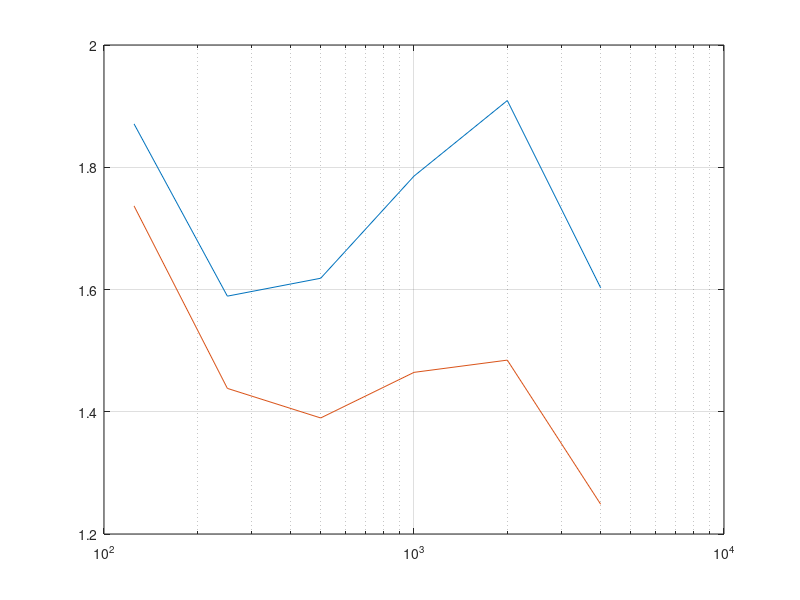

The MATLAB script that drew this image: (Note: this script raises an error after producing the figure.)
clc
close all
clear

%% reverb time and absorption of audience and seats
% All tables are for the octave bands from 125 Hz to 4 kHz
f_oct = [125 250 500 1000 2000 4000];
c = 340;                                            % speed of sound

% things you should adjust
V = 18000;                                          % Volume of concert hall
S_peraudiencemember = 0.5*0.55;                     % area per seat
S_absorber = 200;                                   % area of normal absorbers
S_absorber_low = 600;                               % area of low frequency absorbers
% end

S_audience = 2300 * S_peraudiencemember;            % area of whole audience

abs_occ = [0.62 0.72 0.8 0.83 0.84 0.85];           % absorption coeff seated
abs_empty = [0.54 0.62 0.68 0.7 0.68 0.66];         % absorption coeff empty
att_coeff = [0 0 0.001 0.002 0.004 0.0086];           % attanuation coeff


abs_absorber = [0.7	0.95 0.95 0.95 0.9 0.9];       % absorption coeff of absorber (example)
abs_absorber_low = [0.75 0.65 0.5 0.2 0.1 0.1];     % absorption coeff of low freq absorber

A_absorber = - S_absorber * log(1-abs_absorber);    % eq. absorption area of absorbers
A_absorber_low = - S_absorber_low * log(1-abs_absorber_low);
A_occ = - S_audience*log(1-abs_occ);                % eq. absorption area of audience
A_empty = - S_audience*log(1-abs_empty);            % eq. absorption area of seats

% reverb time when seated and empty
T_60_calc_occ = 24*log(10)*V./(c*(4*att_coeff*V + A_occ + A_absorber + A_absorber_low));
T_60_calc_empty = 24*log(10)*V./(c*(4*att_coeff*V + A_empty + A_absorber + A_absorber_low));

%% clarity
r = 1:0.1:50;       % distance

E_direct = zeros(1,length(r));
E_direct(:) = 100./r.^2;

E_early_empty = zeros(length(T_60_calc_empty), length(r));
E_late_empty = zeros(length(T_60_calc_empty), length(r));
C_80_empty = zeros(length(T_60_calc_empty), length(r));     % clarity when emtpy

E_early_occ = zeros(length(T_60_calc_occ), length(r));
E_late_occ = zeros(length(T_60_calc_occ), length(r));
C_80_occ = zeros(length(T_60_calc_occ), length(r));         % clarity when fully seated

for i = 1:length(T_60_calc_empty)

    E_early_empty(i,:) = (31200*T_60_calc_empty(i)/V)*exp(-0.04.*r./T_60_calc_empty(i))*(1-exp(-1.11/T_60_calc_empty(i)));
    E_late_empty(i,:) = (31200*T_60_calc_empty(i)/V)*exp(-0.04.*r./T_60_calc_empty(i))*exp(-1.11/T_60_calc_empty(i));
    C_80_empty(i,:) = 10*log10((E_direct+E_early_empty(i,:))./E_late_empty(i,:));

    E_early_occ(i,:) = (31200*T_60_calc_occ(i)/V)*exp(-0.04.*r./T_60_calc_occ(i))*(1-exp(-1.11/T_60_calc_occ(i)));
    E_late_occ(i,:) = (31200*T_60_calc_occ(i)/V)*exp(-0.04.*r./T_60_calc_occ(i))*exp(-1.11/T_60_calc_occ(i));
    C_80_occ(i,:) = 10*log10((E_direct+E_early_empty(i,:))./E_late_empty(i,:));
end

%% strength

A = 0.163*V./T_60_calc_occ;             % equivilant absorption area
Q = 1;                                  % directivity
delta = 6.91./T_60_calc_empty;          % decay
ref = Q/(4*pi*10^2);                    % reference
dir = Q./(4*pi*r.^2);                   % direct component

diff = zeros(length(A), length(r));     % diffuse component
G = zeros(length(A), length(r));

for i = 1:length(A)
    diff(i,:) = 4./A(i) * exp(-2*delta(i)*r./c);
    G(i,:) = 10*log10((dir + diff(i,:))./ref);  % Strength for all six octave bands
end

%% rehersal room

% things you should adjust 
n_person = 1:100;                             % number of people in rehersal room
V_rehersal = 20*10*5;                       % Volume of rehersal room
S_wall = 2 * (20*10 + 20*5 + 10*5);         % area of the walls, floor and ceiling in rehersal room
% end

A_person = [0.05 0.16 0.25 0.58 0.86 1.03]; % eq. absorption area per person
abs_wall = [0.2 0.18 0.15 0.12 0.1 0.1];    % absorption coefficient of wall
A_wall = S_wall*abs_wall;                   % eq. absorption area of walls

% reverberation time of rehersal room
T_60_rehersal = zeros(length(n_person), length(A_wall));
for i = n_person
    T_60_rehersal(i,:) = 0.163*V_rehersal./(n_person(i)*A_person + A_wall);
end
%% plots

% % clarity
% figure
% plot(r, C_80_occ)
% hold on
% thickenall_big;
% grid on
% xlabel('Distance r in m')
% ylabel('Clarity C_{80} in dB')
% legend('125','250','500','1k','2k','4k')
% %ylim([-5 20])
% 
% % strength
% figure
% plot(r, G)
% thickenall_big;
% grid on 
% legend('125','250','500','1k','2k','4k')
% xlabel('Distance r in m')
% ylabel('Strength G in dB')
% xlim([0 40])
% ylim([-5 20])

% T_60 in concert hall
figure
semilogx(f_oct, T_60_calc_empty)
hold on
grid on
semilogx(f_oct, T_60_calc_occ)
thickenall_big;
xticks(f_oct);
xticklabels({'125', '250', '500', '1k', '2k', '4k'})
%xlim([0 5000])
ylim([0 3])
xlabel('f in Hz')
ylabel('T_{60} in s')
legend('empty','seated')

% T_60 in rehersal room
figure
semilogx(f_oct, T_60_rehersal(1,:))
hold on
grid on
semilogx(f_oct, T_60_rehersal(50,:))
semilogx(f_oct, T_60_rehersal(100,:))
thickenall_big;
xticks(f_oct);
xticklabels({'125', '250', '500', '1k', '2k', '4k'})
%xlim([0 5000])
ylim([0 3])
xlabel('f in Hz')
ylabel('T_{60} in s')
legend('1 Musician','50 Musicians', '100 Musicians')
